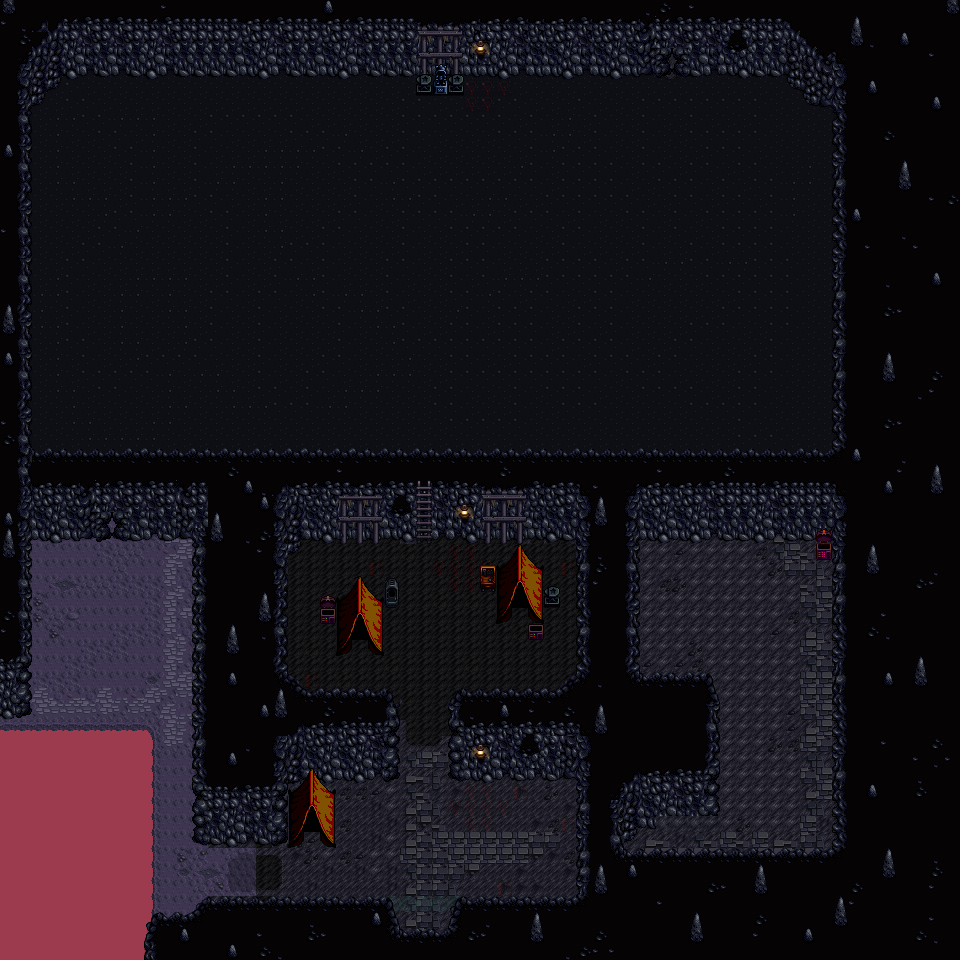

Rendered tile map (Tiled .tmx) drawn with the repository's tilesets; below, a short description and the map source with its tile grids summarised:
An orthogonal 60x60 tile map with 16x16 px tiles, 4 tile layers (Back, Paths, Buildings, Front), 4 tilesets and 21 objects (21x TileData).

<map version="1.10" tiledversion="1.10.2" orientation="orthogonal" renderorder="right-down" compressionlevel="0" width="60" height="60" tilewidth="16" tileheight="16" infinite="0" nextlayerid="10" nextobjectid="721">
 <properties>
  <property name="AmbientLight" value="90 90 90" />
  <property name="CanCaskHere" value="T" />
  <property name="NPCWarp" value="42 5 mytigio.DarkestDepthsAssets_Location.HoldingCell 2 4 6 34 mytigio.DarkestDepthsAssets_Location.BaseCamp 6 28 7 28 mytigio.DarkestDepthsAssets_Location.BaseCamp 7 34" />
  <property name="Warp" value="22 40 mytigio.DarkestDepthsAssets_Location.JakanTent 2 4 32 38 mytigio.DarkestDepthsAssets_Location.NikoTent 2 4 19 52 mytigio.DarkestDepthsAssets_Location.PlayerTent 2 4" />
  <property name="indoorWater" value="T" />
 </properties>
 <tileset firstgid="1" name="mines" tilewidth="16" tileheight="16" tilecount="288" columns="16">
  <image source="Mines/.mine_dark_dangerous.png" width="256" height="288" />
  <tile id="0">
   <properties>
    <property name="Diggable" value="T" />
   </properties>
  </tile>
  <tile id="165">
   <properties>
    <property name="Diggable" value="T" />
   </properties>
  </tile>
  <tile id="181">
   <properties>
    <property name="Diggable" value="T" />
   </properties>
  </tile>
  <tile id="183">
   <properties>
    <property name="Diggable" value="T" />
   </properties>
  </tile>
 </tileset>
 <tileset firstgid="289" name="paths" tilewidth="16" tileheight="16" tilecount="64" columns="4">
  <image source=".paths.png" width="64" height="256" />
 </tileset>
 <tileset firstgid="353" name="BaseCamp" tilewidth="16" tileheight="16" tilecount="400" columns="20">
  <image source="dwarf_basecamp_TileSheet.png" width="320" height="320" />
 </tileset>
 <tileset firstgid="753" name="mines_lava" tilewidth="16" tileheight="16" tilecount="320" columns="16">
  <image source="Mines/.mine_lava.png" width="256" height="320" />
  <tile id="260">
   <properties>
    <property name="Water" value="T" />
   </properties>
  </tile>
  <tile id="275">
   <properties>
    <property name="Water" value="T" />
   </properties>
  </tile>
  <tile id="276">
   <properties>
    <property name="Water" value="T" />
   </properties>
  </tile>
  <tile id="277">
   <properties>
    <property name="Water" value="T" />
   </properties>
  </tile>
  <tile id="281">
   <properties>
    <property name="Water" value="T" />
   </properties>
  </tile>
  <tile id="282">
   <properties>
    <property name="Water" value="T" />
   </properties>
  </tile>
 </tileset>
 <layer id="1" name="Back" width="60" height="60">
  <properties>
   <property name="Diggable" value="T" />
  </properties>
  <data>[3600 cells, 3300 non-empty, 71 distinct tile ids]</data>
 </layer>
 <layer id="7" name="Paths" width="60" height="60" opacity="0.17">
  <data>[3600 cells, 60 non-empty, 11 distinct tile ids]</data>
 </layer>
 <layer id="2" name="Buildings" width="60" height="60">
  <data>[3600 cells, 950 non-empty, 127 distinct tile ids]</data>
 </layer>
 <layer id="3" name="Front" width="60" height="60">
  <data>[3600 cells, 998 non-empty, 54 distinct tile ids]</data>
 </layer>
 <objectgroup id="4" name="Back">
  <object id="659" name="TileData" x="400" y="912" width="16" height="16">
   <properties>
    <property name="TouchAction" value="Enter_Labyrinth" />
   </properties>
  </object>
  <object id="662" name="TileData" x="416" y="912" width="16" height="16">
   <properties>
    <property name="TouchAction" value="Enter_Labyrinth" />
   </properties>
  </object>
  <object id="663" name="TileData" x="432" y="912" width="16" height="16">
   <properties>
    <property name="TouchAction" value="Enter_Labyrinth" />
   </properties>
  </object>
  <object id="664" name="TileData" x="432" y="928" width="16" height="16">
   <properties>
    <property name="TouchAction" value="Enter_Labyrinth" />
   </properties>
  </object>
  <object id="665" name="TileData" x="416" y="928" width="16" height="16">
   <properties>
    <property name="TouchAction" value="Enter_Labyrinth" />
   </properties>
  </object>
  <object id="666" name="TileData" x="400" y="928" width="16" height="16">
   <properties>
    <property name="TouchAction" value="Enter_Labyrinth" />
   </properties>
  </object>
  <object id="674" name="TileData" x="464" y="864" width="112" height="48">
   <properties>
    <property name="Buildable" value="T" />
   </properties>
  </object>
  <object id="678" name="TileData" x="448" y="656" width="128" height="48">
   <properties>
    <property name="Buildable" value="T" />
   </properties>
  </object>
  <object id="679" name="TileData" x="640" y="544" width="128" height="128">
   <properties>
    <property name="Buildable" value="T" />
   </properties>
  </object>
  <object id="680" name="TileData" x="720" y="672" width="80" height="160">
   <properties>
    <property name="Buildable" value="T" />
   </properties>
  </object>
  <object id="707" name="TileData" x="768" y="576" width="32" height="96">
   <properties>
    <property name="Buildable" value="T" />
   </properties>
  </object>
  <object id="708" name="TileData" x="448" y="784" width="128" height="48">
   <properties>
    <property name="Buildable" value="T" />
   </properties>
  </object>
 </objectgroup>
 <objectgroup id="9" name="Paths">
  <object id="667" name="TileData" x="304" y="672" width="16" height="16">
   <properties>
    <property name="SpawnTree" value="wild mytigio.DarkestDepthsAssets_Tree_Voidshroom" />
   </properties>
  </object>
  <object id="668" name="TileData" x="368" y="560" width="16" height="16">
   <properties>
    <property name="SpawnTree" value="wild mytigio.DarkestDepthsAssets_Tree_Voidshroom" />
   </properties>
  </object>
  <object id="669" name="TileData" x="560" y="560" width="16" height="16">
   <properties>
    <property name="SpawnTree" value="wild 7" />
   </properties>
  </object>
  <object id="670" name="TileData" x="560" y="816" width="16" height="16">
   <properties>
    <property name="SpawnTree" value="wild mytigio.DarkestDepthsAssets_Tree_Glowshroom" />
   </properties>
  </object>
  <object id="671" name="TileData" x="512" y="784" width="16" height="16">
   <properties>
    <property name="SpawnTree" value="wild mytigio.DarkestDepthsAssets_Tree_Voidshroom" />
   </properties>
  </object>
  <object id="672" name="TileData" x="496" y="880" width="16" height="16">
   <properties>
    <property name="SpawnTree" value="wild mytigio.DarkestDepthsAssets_Tree_Voidshroom" />
   </properties>
  </object>
 </objectgroup>
 <objectgroup id="5" name="Buildings">
  <object id="718" name="TileData" x="656" y="64" width="32" height="16">
   <properties>
    <property name="Action" value="Message Location.BaseCamp.Hole" />
   </properties>
  </object>
  <object id="719" name="TileData" x="432" y="80" width="16" height="16">
   <properties>
    <property name="Action" value="Message Location.BaseCamp.DwarfAltar" />
   </properties>
  </object>
  <object id="720" name="TileData" x="96" y="528" width="32" height="16">
   <properties>
    <property name="Action" value="Message Location.BaseCamp.Hole" />
   </properties>
  </object>
 </objectgroup>
 <objectgroup id="6" name="Front" />
</map>
